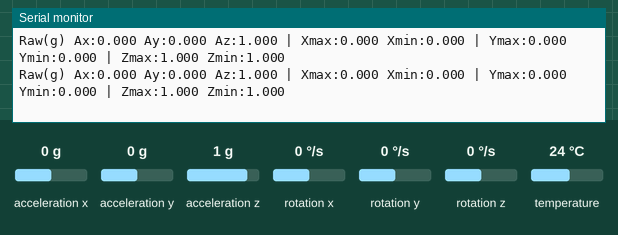
Recording of a sketch running on a simulated Arduino Uno, built with avr-gcc and run on an emulated ATmega328P. Parts: the last lines printed to the serial monitor. The test bench sets the inputs (shaded band); at power-on: acceleration x 0 g, acceleration y 0 g, acceleration z 1 g, rotation x 0 °/s, rotation y 0 °/s, rotation z 0 °/s, temperature 24 °C.

Above: at 1.5 s.
1.6 s: acceleration x set to -1.4 g
At 1.65 s:
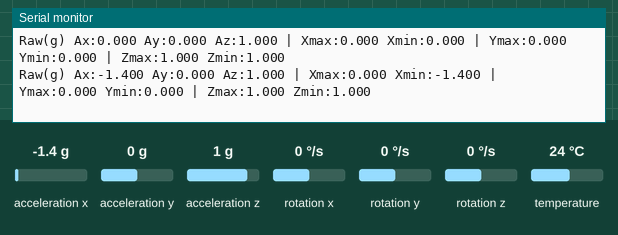
3.1 s: acceleration y set to -1.4 g
At 3.15 s:
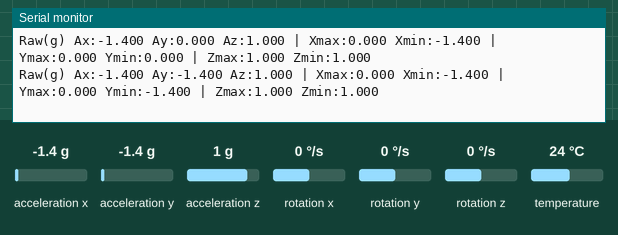
4.6 s: acceleration z set to -1.4 g
At 4.64 s:
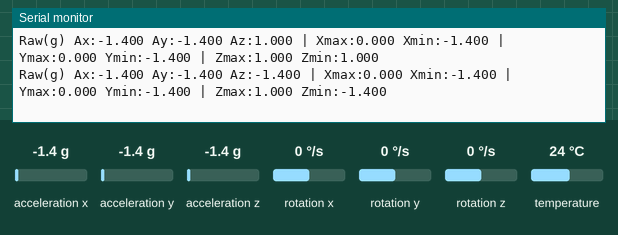

The sketch:

09_Car-3_MPU6050_Accelerometer_Caliberation.ino
```cpp
#include <Adafruit_MPU6050.h>
#include <Adafruit_Sensor.h>
#include <Wire.h>

Adafruit_MPU6050 mpu;

// =====================================================
// MODE SELECT (Students change only this line)
// =====================================================
// true  = PHASE-1: COLLECT min/max by rotating the robot (6 poses)
// false = PHASE-2: APPLY calibration using your recorded min/max
const bool COLLECT_MIN_MAX = true;

// =====================================================
// PHASE-2: Paste YOUR measured values here (in "g" units)
// These are used ONLY when COLLECT_MIN_MAX = false
// =====================================================
float xMax =  1.00, xMin = -1.00;
float yMax =  1.00, yMin = -1.00;
float zMax =  1.00, zMin = -1.00;

// =====================================================
// Derived calibration parameters (computed from min/max)
// offset = (max + min)/2
// scale  = 2/(max - min)
// A_cal  = scale * (A_raw - offset)
// =====================================================
float xOffset, yOffset, zOffset;
float xScale,  yScale,  zScale;

// =====================================================
// Variables for PHASE-1 (live min/max tracking)
// Start with extreme values so updates work correctly
// =====================================================
float obsXmax = -999, obsXmin =  999;
float obsYmax = -999, obsYmin =  999;
float obsZmax = -999, obsZmin =  999;

void computeCalibrationParams() {
  // Bias (center shift)
  xOffset = (xMax + xMin) / 2.0;
  yOffset = (yMax + yMin) / 2.0;
  zOffset = (zMax + zMin) / 2.0;

  // Gain (scale correction)
  xScale  = 2.0 / (xMax - xMin);
  yScale  = 2.0 / (yMax - yMin);
  zScale  = 2.0 / (zMax - zMin);
}

void setup() {
  Serial.begin(115200);
  delay(300);

  // Initialize MPU6050
  if (!mpu.begin()) {
    Serial.println("ERROR: MPU6050 NOT FOUND!");
    while (1);
  }

  Serial.println("MPU6050 Started!");

  // Best practice: use +/-2g range for highest sensitivity
  mpu.setAccelerometerRange(MPU6050_RANGE_2_G);

  // Low bandwidth reduces noise (good for calibration)
  mpu.setFilterBandwidth(MPU6050_BAND_21_HZ);

  // Compute offsets/scales (used in APPLY mode)
  computeCalibrationParams();

  // Print student instructions once
  if (COLLECT_MIN_MAX) {
    Serial.println("\n===== PHASE-1: COLLECT MIN/MAX =====");
    Serial.println("Rotate the robot in 6 poses and HOLD still 2–3 seconds each:");
    Serial.println("1) X up, 2) X down, 3) Y up, 4) Y down, 5) Z up, 6) Z down");
    Serial.println("Copy final values: Xmax, Xmin, Ymax, Ymin, Zmax, Zmin");
    Serial.println("Then paste them into this code and set COLLECT_MIN_MAX = false.\n");
  } else {
    Serial.println("\n===== PHASE-2: APPLY CALIBRATION =====");
    Serial.println("Now Ax/Ay/Az should match physics:");
    Serial.println("Axis aligned with gravity -> about +1 or -1");
    Serial.println("Other axes -> about 0");
    Serial.println("Use Serial Plotter with UL=+1 and LL=-1 lines.\n");
  }
}

void loop() {
  // Read accelerometer
  sensors_event_t a, g, temp;
  mpu.getEvent(&a, &g, &temp);

  // Convert from m/s^2 to g
  float Ax = a.acceleration.x / 9.81;
  float Ay = a.acceleration.y / 9.81;
  float Az = a.acceleration.z / 9.81;

  // =====================================================
  // PHASE-1: Collect min/max (rotate robot)
  // =====================================================
  if (COLLECT_MIN_MAX) {
    // Update observed min/max for each axis
    if (Ax > obsXmax) obsXmax = Ax;
    if (Ax < obsXmin) obsXmin = Ax;

    if (Ay > obsYmax) obsYmax = Ay;
    if (Ay < obsYmin) obsYmin = Ay;

    if (Az > obsZmax) obsZmax = Az;
    if (Az < obsZmin) obsZmin = Az;

    // Print current + running min/max
    Serial.print("Raw(g) Ax:"); Serial.print(Ax, 3);
    Serial.print(" Ay:");       Serial.print(Ay, 3);
    Serial.print(" Az:");       Serial.print(Az, 3);

    Serial.print(" | Xmax:");   Serial.print(obsXmax, 3);
    Serial.print(" Xmin:");     Serial.print(obsXmin, 3);

    Serial.print(" | Ymax:");   Serial.print(obsYmax, 3);
    Serial.print(" Ymin:");     Serial.print(obsYmin, 3);

    Serial.print(" | Zmax:");   Serial.print(obsZmax, 3);
    Serial.print(" Zmin:");     Serial.println(obsZmin, 3);
  }

  // =====================================================
  // PHASE-2: Apply calibration (after pasting min/max)
  // =====================================================
  else {
    // Apply offset+scale correction
    Ax = xScale * (Ax - xOffset);
    Ay = yScale * (Ay - yOffset);
    Az = zScale * (Az - zOffset);

    // Print in Serial Plotter format + reference lines
    Serial.print("Ax:"); Serial.print(Ax, 3); Serial.print(",");
    Serial.print("Ay:"); Serial.print(Ay, 3); Serial.print(",");
    Serial.print("Az:"); Serial.print(Az, 3); Serial.print(",");

    // UL/LL are reference lines for plotter (target range)
    Serial.print("UL:"); Serial.print(1);     Serial.print(",");
    Serial.print("LL:"); Serial.println(-1);
  }

  delay(50);
}
```

Measured:
- after the input at 1.6 s, the serial monitor: prints a new line after 0.05 s (image 1)
- after the input at 3.1 s, the serial monitor: prints a new line at once (image 2)
- after the input at 4.6 s, the serial monitor: prints a new line at once (image 3)
